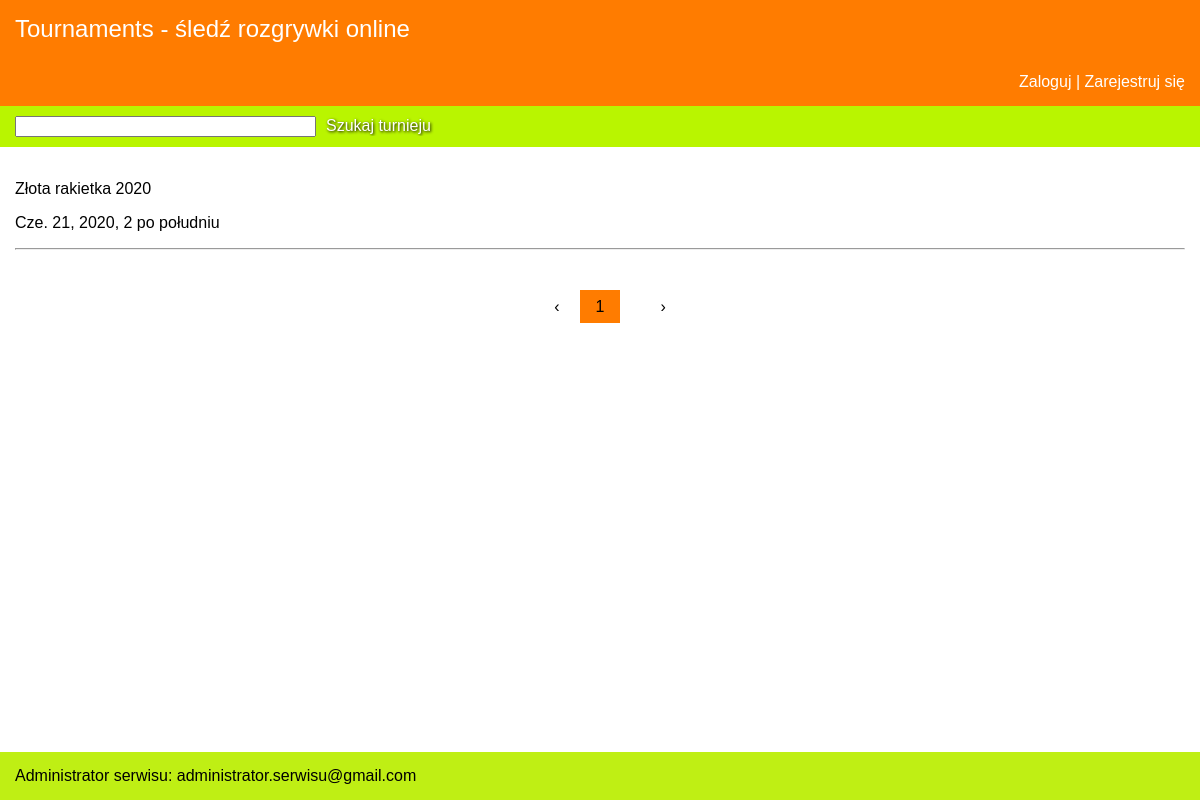
The app's page /, older data.
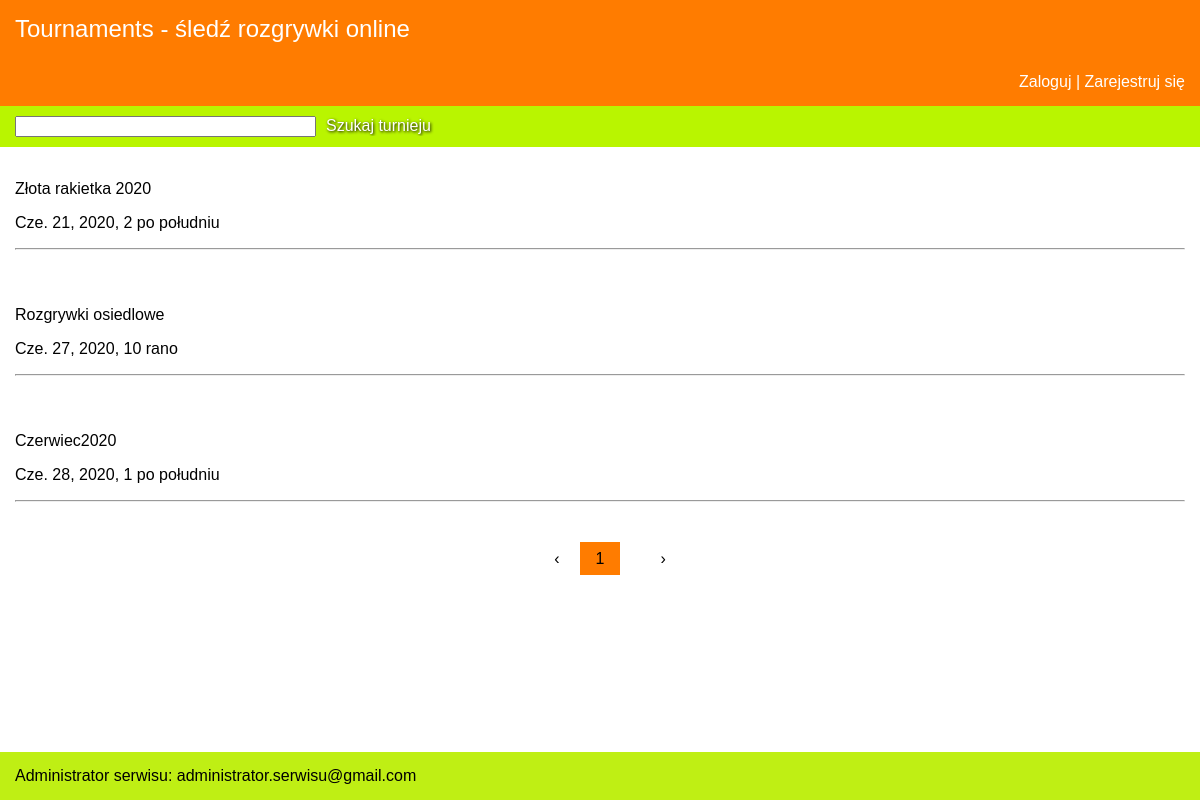
The same page, newer data.
### Tourn/models.py (models this page shows)
class Tournament(models.Model):
    name = models.CharField(max_length=50)
    discipline = models.CharField(max_length=50)
    start_date = models.DateTimeField()
    registration_deadline = models.DateTimeField()
    participants_limit = models.IntegerField()
    city = models.CharField(max_length=20)
    street = models.CharField(max_length=50)
    number = models.IntegerField()
    organizer = models.ForeignKey(settings.AUTH_USER_MODEL, on_delete=models.CASCADE)

### Tourn/views.py (the view)
# urls.py: url(r'^$', views.post_list, name='home'),
def post_list(request):
    if 'search' in request.POST:
        name = request.POST["tournament_name"]
    else:
        name = ""
    queryset_list = Tournament.objects.filter(start_date__gte=datetime.date.today()).order_by("start_date")
    if len(name) != 0:
        print("name", name)
        queryset_list = queryset_list.filter(Q(name__contains=name) | Q(city__contains=name))
    paginator = Paginator(queryset_list, 10)  # posts per page
    page = request.GET.get('page')
    try:
        queryset = paginator.page(page)
    except PageNotAnInteger:
        queryset = paginator.page(1)
    except EmptyPage:
        queryset = paginator.page(paginator.num_pages)
    context = {
        "object_list": queryset,
        'name': name,
        'length': len(queryset_list)
    }
    return render(request, "home.html", context)

### templates/home.html (shortened to what this page needs)
{% extends 'base.html' %}
{% block stylesheet %}
    <link href="../Tourn/static/base_style.css" rel="stylesheet">
{% endblock %}
{% block user %}
  {% if user.is_authenticated %}
    <div class="user-pane"><div id="greeting" class="left-block">Cześć, {{ user.username }}! Witaj w systemie Tournaments!</div>
    <div class="right-block"><a class="userclicks" href="{% url 'logout' %}">Wyloguj</a> |
    <a class="userclicks" href="{% url 'password_reset' %}">Zmień hasło</a></div></div>
{% else %}
    <div class="user-pane"><div id="greeting" class="left-block">Tournaments - śledź rozgrywki online</div>
        <div class="right-block">
            <a class="userclicks" href="{% url 'login' %}">Zaloguj</a> |
            <a class="userclicks" href="{% url 'signup' %}">Zarejestruj się</a>
        </div>
    </div>
{% endif %}
{% endblock %}
{% block content %}
    <form class="search-engine" action="/" method="POST">
        <input class="textfield" type="text" name="tournament_name" value="{{ name }}">
        <input class="button" type="submit" name="search" value="Szukaj turnieju">
    </form>
{% if length != 0 %}
    {% for obj in object_list %}
<div class = "container">
  <div class = "col-md-6">
    <br>
    <a class="torun_name" href = "tournament/{{ obj.id }}">{{obj.name}}</a>
    <p>{{obj.start_date}}</p>
    <hr>
  </div>
</div>
{% endfor %}
<div class = "container">
  <div class = "col-md-6">
    <nav aria-label="Page navigation example">
      <span class="pagination">
        <li class="page-item">
          {% if object_list.has_previous %}
             <li class="previous"> <a href="?page={{ object_list.previous_page_number }}">
             <span aria-hidden="true">‹</span></a>
          {% else %}
              <li class="previous disabled"><a>‹</a>
          {% endif %}
        </li>
         {% for page in object_list.paginator.page_range %}
            {% if page == object_list.number %}
            <li class="pg-active"><a class = "page_number" href="?page={{page}}">{{page}}</a>
            {% else %}
            <li class="pg"><a class = "page_number" href="?page={{page}}">{{page}}</a>
            {% endif %}
        {% endfor %}
        <li class="page-item">
          {% if object_list.has_next %}
            <li class="previous"> <a href="?page={{ object_list.next_page_number }}">›</a></li>
          {% else %}
              <li class="next disabled"><a>›</a>
          {% endif %}
        </li>
      </span>
    </nav>
  </div>
</div>
    {% else %}
    <p>Brak informacji o zbliżających się turniejach</p>
    {% endif %}
{% endblock %}

### templates/base.html (shortened to what this page needs)
<!DOCTYPE html>
<html lang="pl">
<head>
{% block stylesheet %}
{% endblock %}
</head>
<body>
  <main>
  {% block user %}
    {% endblock %}
    {% block content %}
    {% endblock %}
  </main>
<footer class="footer">Administrator serwisu: administrator.serwisu@gmail.com</footer>
</body>
</html>

### Tourn/static/base_style.css (style rules this page uses)
* { font-family: sans-serif; }
html, body { height: 100%; }
body { display: flex; flex-direction: column; margin: 0px; }
.user-pane { background-color: #ff7c00; display: flex; align-items: flex-start; flex-direction: column; color: #ffffff; }
div div:not(.alert) { padding: 15px; }
.right-block { align-self: flex-end; }
#greeting { font-size: x-large; color: #ffffff; }
.userclicks { color: #ffffff; text-decoration: none; }
.pagination { display: flex; justify-content: center; flex-direction: row; }
.pagination li { list-style: none; margin: 10px; }
.pagination li a { color: black; text-decoration: none; }
.pg-active a { background-color: #ff7c00; padding: 8px 16px; }
.search-engine { background-color: #b9f500; padding: 10px 15px 10px 15px; color: white; }
.search-engine .textfield { width: 25%; }
.search-engine .button { background-color: #b9f500; border: none; color: white; font-family: sans-serif; font-size: medium; text-shadow: 1px 1px 3px #000000; }
a.torun_name:link { color: black; text-decoration: none; }
.footer { background-color: #bfef14; flex-shrink: 0; display: flex; padding: 15px; }
main { flex: 1 0 auto; }

Row changes from the older to the newer data that the page shows:
added Tournament: name "Rozgrywki osiedlowe", start_date "Cze. 27, 2020, 10 rano"
added Tournament: name "Czerwiec2020", start_date "Cze. 28, 2020, 1 po południu"
